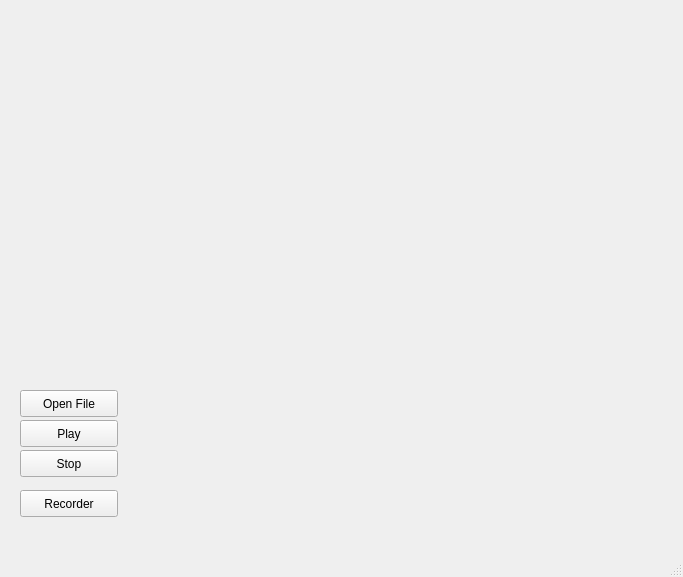
<?xml version="1.0" encoding="UTF-8"?>
<ui version="4.0">
 <class>MainWindow</class>
 <widget class="QMainWindow" name="MainWindow">
  <property name="geometry">
   <rect>
    <x>0</x>
    <y>0</y>
    <width>683</width>
    <height>577</height>
   </rect>
  </property>
  <property name="windowTitle">
   <string>FFT</string>
  </property>
  <widget class="QWidget" name="centralwidget">
   <widget class="QwtPlot" name="qwtPlot">
    <property name="geometry">
     <rect>
      <x>10</x>
      <y>10</y>
      <width>651</width>
      <height>371</height>
     </rect>
    </property>
   </widget>
   <widget class="QPushButton" name="openFile">
    <property name="geometry">
     <rect>
      <x>20</x>
      <y>390</y>
      <width>98</width>
      <height>27</height>
     </rect>
    </property>
    <property name="text">
     <string>Open File</string>
    </property>
   </widget>
   <widget class="QPushButton" name="play">
    <property name="geometry">
     <rect>
      <x>20</x>
      <y>420</y>
      <width>98</width>
      <height>27</height>
     </rect>
    </property>
    <property name="text">
     <string>Play</string>
    </property>
   </widget>
   <widget class="QPushButton" name="stop">
    <property name="geometry">
     <rect>
      <x>20</x>
      <y>450</y>
      <width>98</width>
      <height>27</height>
     </rect>
    </property>
    <property name="text">
     <string>Stop</string>
    </property>
   </widget>
   <widget class="QPushButton" name="recorder">
    <property name="geometry">
     <rect>
      <x>20</x>
      <y>490</y>
      <width>98</width>
      <height>27</height>
     </rect>
    </property>
    <property name="text">
     <string>Recorder</string>
    </property>
   </widget>
  </widget>
  <widget class="QMenuBar" name="menubar">
   <property name="geometry">
    <rect>
     <x>0</x>
     <y>0</y>
     <width>683</width>
     <height>25</height>
    </rect>
   </property>
  </widget>
  <widget class="QStatusBar" name="statusbar"/>
 </widget>
 <customwidgets>
  <customwidget>
   <class>QwtPlot</class>
   <extends>QFrame</extends>
   <header>qwt_plot.h</header>
  </customwidget>
 </customwidgets>
 <resources/>
 <connections/>
</ui>
